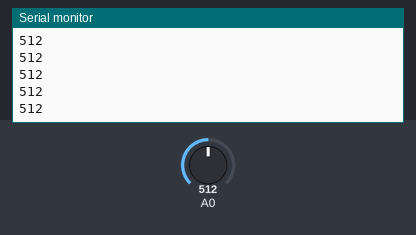
Bench run of a sketch on a simulated Arduino Uno, built with avr-gcc and run on an emulated ATmega328P. On the bench: the last lines printed to the serial monitor. The inputs (shaded band) are chosen by the test bench; at power-on: A0 = 512.

Above: at 1.2 s.
1.3 s: A0 set to 716
At 1.32 s:
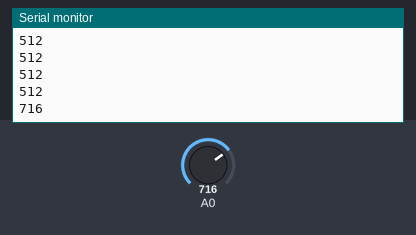
2.8 s: A0 set to 900
At 6.4 s:
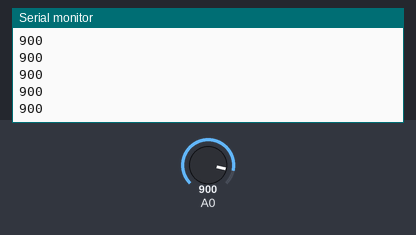
Timing chart, 0 to 7.9 s (numbered marks = the images above; inputs shaded):
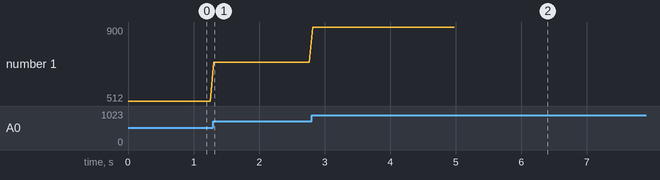

Measured:
- after the input at 1.3 s, the serial monitor: prints a new line at once (image 1)
- after the input at 2.8 s, the serial monitor: prints a new line at once (image 2)
- plotted number 1: 512 → 716 after the input at 1.3 s, 716 → 900 after the input at 2.8 s

The sketch:

Hall_sensor.ino
```cpp
#include <Servo.h>

int pressure;
int counter = 0;
boolean finish = false;
void setup ()
{
  Serial.begin (9600);
}

void loop ()
{
  if(!finish) {
    pressure  = analogRead (A0);
    Serial.println(pressure);
    counter++;
    delay (50);
  }
  if(counter == 100) {
    finish = true;
  }
}
```
